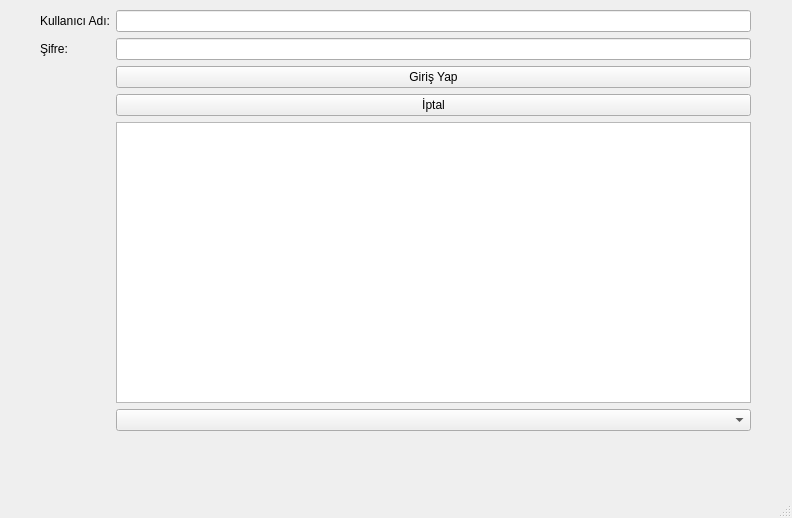
<?xml version="1.0" encoding="UTF-8"?>
<ui version="4.0">
 <class>MainWindow</class>
 <widget class="QMainWindow" name="MainWindow">
  <property name="geometry">
   <rect>
    <x>0</x>
    <y>0</y>
    <width>792</width>
    <height>518</height>
   </rect>
  </property>
  <property name="windowTitle">
   <string>MainWindow</string>
  </property>
  <widget class="QWidget" name="centralwidget">
   <widget class="QWidget" name="formLayoutWidget">
    <property name="geometry">
     <rect>
      <x>40</x>
      <y>10</y>
      <width>711</width>
      <height>441</height>
     </rect>
    </property>
    <layout class="QFormLayout" name="formLayout">
     <item row="0" column="0">
      <widget class="QLabel" name="label">
       <property name="text">
        <string>Kullanıcı Adı:</string>
       </property>
      </widget>
     </item>
     <item row="0" column="1">
      <widget class="QLineEdit" name="txtUserName"/>
     </item>
     <item row="1" column="0">
      <widget class="QLabel" name="label_2">
       <property name="text">
        <string>Şifre:</string>
       </property>
      </widget>
     </item>
     <item row="1" column="1">
      <widget class="QLineEdit" name="txtSifre">
       <property name="echoMode">
        <enum>QLineEdit::Password</enum>
       </property>
      </widget>
     </item>
     <item row="2" column="1">
      <widget class="QPushButton" name="btGiris">
       <property name="text">
        <string>Giriş Yap</string>
       </property>
      </widget>
     </item>
     <item row="3" column="1">
      <widget class="QPushButton" name="btIptal">
       <property name="text">
        <string>İptal</string>
       </property>
      </widget>
     </item>
     <item row="4" column="1">
      <widget class="QTableWidget" name="tbl"/>
     </item>
     <item row="5" column="1">
      <widget class="QComboBox" name="cmb"/>
     </item>
     <item row="6" column="1">
      <widget class="QLabel" name="lblSonuc">
       <property name="text">
        <string/>
       </property>
      </widget>
     </item>
    </layout>
   </widget>
  </widget>
  <widget class="QMenuBar" name="menubar">
   <property name="geometry">
    <rect>
     <x>0</x>
     <y>0</y>
     <width>792</width>
     <height>21</height>
    </rect>
   </property>
  </widget>
  <widget class="QStatusBar" name="statusbar"/>
 </widget>
 <resources/>
 <connections/>
</ui>
